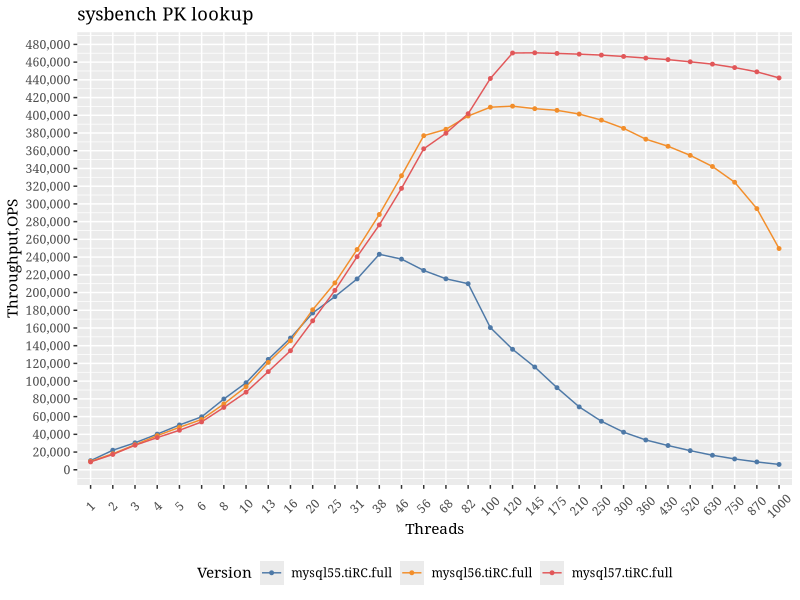
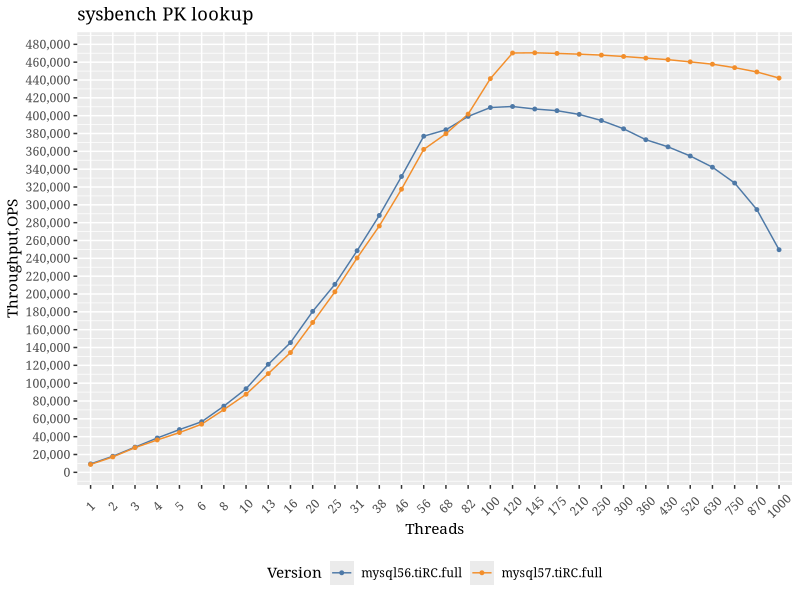

Recreate these plots in R, in order.
## ---- chunk 1
knitr::opts_chunk$set(echo = TRUE)
library(ggplot2)
library(ggthemes)
library(reshape2)
library(knitr)

tm<-theme(legend.position="bottom",
          text=element_text(family="Georgia"),
          strip.background = element_rect(colour="red", fill="#CCCCFF"))

guides(colour = guide_legend(override.aes = list(size=4)))

data = read.table("../summary.csv",sep=",",header=F)
data1=subset(data,V1>100)
attach(data1)
aggdata <-aggregate(data1, by=list(V4,V5),FUN=mean, na.rm=TRUE)
## ---- chunk 2
ss=subset(aggdata,(Group.2<=1000)&(Group.1 %in% c("mysql55.tiRC.full","mysql56.tiRC.full","mysql57.tiRC.full") ))
#ss=subset(aggdata)

m <- ggplot(ss, 
            aes(x=as.factor(Group.2),y=as.numeric(V2),color=as.factor(Group.1),group=Group.1))
m+geom_line()+geom_point(size=1)+labs(x="Threads",y="Throughput,OPS",title="sysbench PK lookup")+scale_color_tableau(name="Version")+scale_y_continuous(breaks=seq(0, 490000, 20000),labels = scales::comma)+theme(axis.text.x  = element_text(angle=45, vjust=0.5))+tm
## ---- chunk 3
ss=subset(aggdata,(Group.2<=1000)&(Group.1 %in% c("mysql56.itc64","mysql56.tiRC.full","mysql57.tiRC.full") ))
#ss=subset(aggdata)

m <- ggplot(ss, 
            aes(x=as.factor(Group.2),y=as.numeric(V2),color=as.factor(Group.1),group=Group.1))
m+geom_line()+geom_point(size=1)+labs(x="Threads",y="Throughput,OPS",title="sysbench PK lookup")+scale_color_tableau(name="Version")+scale_y_continuous(breaks=seq(0, 490000, 20000),labels = scales::comma)+theme(axis.text.x  = element_text(angle=45, vjust=0.5))+tm
## ---- chunk 4

Res<-data.frame(aggdata$Group.1, aggdata$Group.2, aggdata$V2)

wide_format <- dcast(subset(Res, is.element(aggdata.Group.1,c("mysql55.tiRC.full","mysql56.tiRC.full","mysql57.tiRC.full") )), aggdata.Group.2 ~ aggdata.Group.1)

names(wide_format)<-c("Threads","MySQL 5.5","MySQL 5.6","MySQL 5.7")
#wide_format$`MySQL 5.5 / MySQL 5.6` = wide_format$`MySQL 5.5`/wide_format$`MySQL 5.6`
#wide_format$`MySQL 5.5 / MySQL 5.7` = wide_format$`MySQL 5.5`/wide_format$`MySQL 5.7`
#wide_format$`MySQL 5.6 / MySQL 5.7` = wide_format$`MySQL 5.6`/wide_format$`MySQL 5.7`
kable(wide_format, digits=2)
